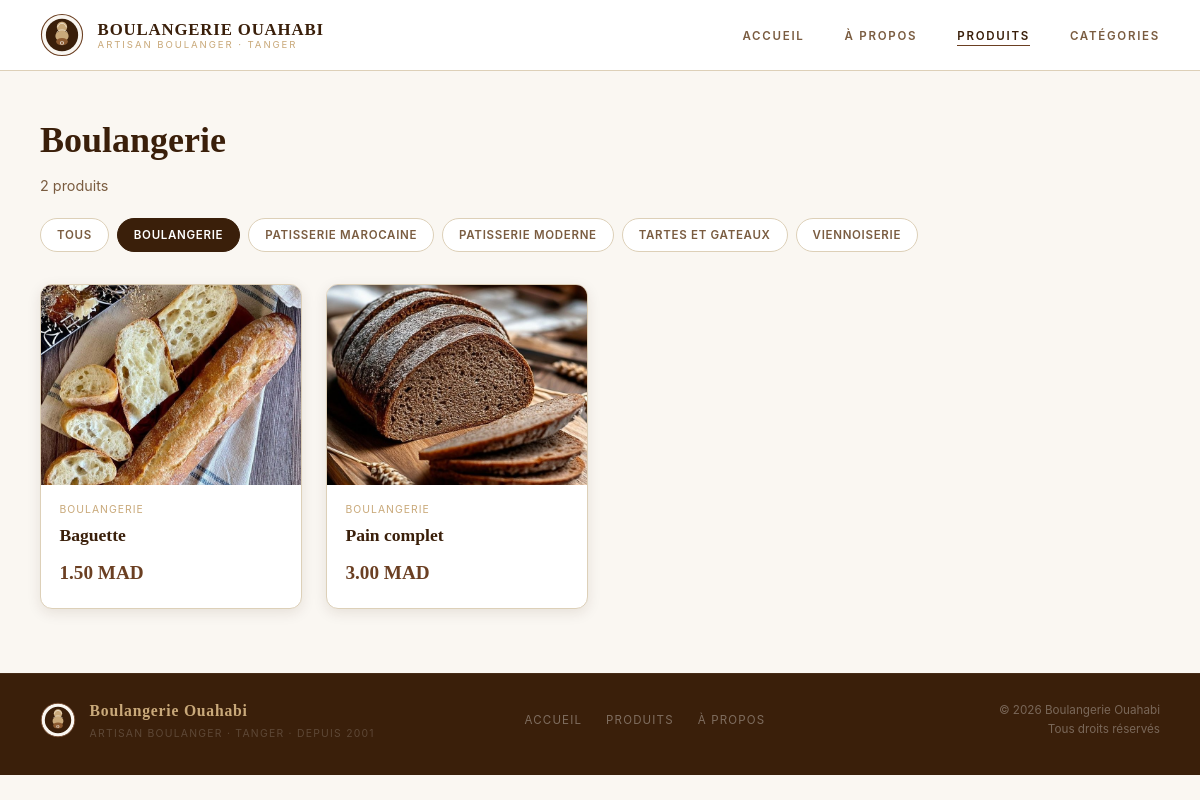
Screenshot of /projet-fil-rouge/projet-fil-rouge/boulangerie/produits.php?categorie=1 with the database file from the repository.
### tables this page shows
CREATE TABLE `categorie` (
  `id` int(11) NOT NULL,
  `nom_categorie` varchar(100) NOT NULL
);

CREATE TABLE `produit` (
  `id` int(11) NOT NULL,
  `nom_produit` varchar(100) NOT NULL,
  `prix` decimal(10,2) NOT NULL,
  `quantite_stock` int(11) NOT NULL,
  `image` varchar(255) DEFAULT NULL,
  `categorie_id` int(11) DEFAULT NULL
);

### projet-fil-rouge/projet-fil-rouge/boulangerie/includes/helpers.php (called while the page is built, shortened)
<?php
function produitImage($image) {
    if (!empty($image) && file_exists(__DIR__ . '/../images/' . $image)) {
        return 'images/' . $image;
    }
    return '';
}

### projet-fil-rouge/projet-fil-rouge/boulangerie/produits.php (the view, shortened to what this page needs)
<?php
require_once 'db.php';
require_once 'includes/helpers.php';
$categorieId = isset($_GET['categorie']) ? (int)$_GET['categorie'] : 0;
$stmtCat = $pdo->query("SELECT * FROM categorie ORDER BY nom_categorie");
$categories = $stmtCat->fetchAll();
if ($categorieId > 0) {
    $stmt = $pdo->prepare("
        SELECT p.*, c.nom_categorie
        FROM produit p LEFT JOIN categorie c ON p.categorie_id = c.id
        WHERE p.categorie_id = ?
        ORDER BY p.nom_produit
    ");
    $stmt->execute([$categorieId]);
} else {
    $stmt = $pdo->query("
        SELECT p.*, c.nom_categorie
        FROM produit p LEFT JOIN categorie c ON p.categorie_id = c.id
        ORDER BY p.nom_produit
    ");
}
$produits = $stmt->fetchAll();
$activeCatNom = 'Tous les produits';
foreach ($categories as $c) {
    if ((int)$c['id'] === $categorieId) { $activeCatNom = $c['nom_categorie']; break; }
}
?>
<!DOCTYPE html>
<html lang="fr">
<head>
  <link rel="stylesheet" href="css/style.css">
</head>
<body>
<?php require 'includes/site-header.php'; ?>
<section class="catalog">
  <div class="container-wide">
    <header class="catalog-top">
      <h1><?= htmlspecialchars($activeCatNom) ?></h1>
      <p><?= count($produits) ?> produit<?= count($produits) > 1 ? 's' : '' ?></p>
      <nav class="catalog-filters">
        <a href="produits.php" class="<?= $categorieId === 0 ? 'active' : '' ?>">Tous</a>
        <?php foreach ($categories as $cat): ?>
          <a href="produits.php?categorie=<?= $cat['id'] ?>"
             class="<?= $categorieId === (int)$cat['id'] ? 'active' : '' ?>">
            <?= htmlspecialchars($cat['nom_categorie']) ?>
          </a>
        <?php endforeach; ?>
      </nav>
    </header>
    <?php if (empty($produits)): ?>
      <div class="catalog-empty">
        <p>🍞</p>
        <h3>Aucun produit trouvé</h3>
        <a href="index.php" class="btn btn-primary">Retour à l'accueil</a>
      </div>
    <?php else: ?>
      <div class="products-grid">
        <?php foreach ($produits as $prod): ?>
          <?php $pimg = produitImage($prod['image']); ?>
          <article class="product-card">
            <?php if ($pimg): ?>
              <img src="<?= htmlspecialchars($pimg) ?>" alt="<?= htmlspecialchars($prod['nom_produit']) ?>" class="product-img">
            <?php else: ?>
              <div class="product-img product-img-empty">🥖</div>
            <?php endif; ?>
            <div class="product-info">
              <p class="product-cat"><?= htmlspecialchars($prod['nom_categorie'] ?? '') ?></p>
              <h3><?= htmlspecialchars($prod['nom_produit']) ?></h3>
              <p class="product-price"><?= number_format($prod['prix'], 2) ?> MAD</p>
            </div>
          </article>
        <?php endforeach; ?>
      </div>
    <?php endif; ?>
  </div>
</section>
<?php require 'includes/site-footer.php'; ?>
</body>
</html>

### projet-fil-rouge/projet-fil-rouge/boulangerie/css/style.css (style rules this page uses)
:root { --cream: #FAF7F2; --beige: #EEE4D4; --beige-warm: #E8D9C0; --tan: #C9A97A; --brown: #6B3F22; --brown-dark: #3A1F0A; --brown-mid: #8C5A30; --rust: #A84B2A; --white: #FFFFFF; --off-white: #FDFAF6; --hero-warm: #F5EDE3; --hero-deep: #EBE0D0; --text: #1C1008; --text-muted: #7A5C40; --border: #DDD0B8; --shadow: rgba(58,31,10,0.10); --font-display: Georgia, 'Times New Roman', serif; --font-body: -apple-system, BlinkMacSystemFont, 'Segoe UI', system-ui, sans-serif; --radius: 6px; --site-max: 1280px; }
*, *::before, *::after { box-sizing: border-box; margin: 0; padding: 0; }
html { scroll-behavior: smooth; }
html { overflow-x: hidden; }
body { font-family: var(--font-body); background: var(--cream); color: var(--text); font-size: 15px; line-height: 1.65; -webkit-font-smoothing: antialiased; overflow-x: hidden; }
img { max-width: 100%; display: block; }
a { color: inherit; text-decoration: none; }
section { padding: 5.5rem 2.5rem; }
.catalog { padding: 2.5rem 0 4rem; background: var(--cream); }
.catalog-top { margin-bottom: 2rem; }
.catalog-top h1 { font-family: var(--font-display); font-size: clamp(1.85rem, 3vw, 2.5rem); color: var(--brown-dark); margin-bottom: 0.25rem; }
.catalog-top > p { color: var(--text-muted); font-size: 0.9rem; }
.catalog-filters { display: flex; flex-wrap: wrap; gap: 0.5rem; margin-top: 1.25rem; }
.catalog-filters a { padding: 0.4rem 1rem; font-size: 0.72rem; font-weight: 600; text-transform: uppercase; letter-spacing: 0.06em; color: var(--text-muted); border: 1px solid var(--border); border-radius: 20px; background: var(--white); text-decoration: none; }
.catalog-filters a:hover, .catalog-filters a.active { background: var(--brown-dark); color: var(--white); border-color: var(--brown-dark); }
.products-grid { display: grid; grid-template-columns: repeat(auto-fill, minmax(240px, 1fr)); gap: 1.5rem; }
.product-card { background: var(--white); border-radius: 12px; overflow: hidden; border: 1px solid var(--border); box-shadow: 0 4px 14px var(--shadow); }
.product-img { width: 100%; height: 200px; object-fit: cover; display: block; background: var(--beige); }
.product-info { padding: 1rem 1.15rem 1.2rem; }
.product-cat { font-size: 0.65rem; text-transform: uppercase; letter-spacing: 0.1em; color: var(--tan); margin-bottom: 0.2rem; }
.product-info h3 { font-family: var(--font-display); font-size: 1.1rem; color: var(--brown-dark); margin-bottom: 0.4rem; }
.product-price { font-family: var(--font-display); font-size: 1.2rem; font-weight: bold; color: var(--brown); }
.container-wide { max-width: 1280px; margin: 0 auto; padding: 0 2.5rem; }

### rows the page displays
categorie: nom_categorie "Boulangerie", nom_categorie "BOULANGERIE"
categorie: nom_categorie "PATISSERIE MAROCAINE"
categorie: nom_categorie "PATISSERIE MODERNE"
categorie: nom_categorie "TARTES ET GATEAUX"
categorie: nom_categorie "VIENNOISERIE"
produit: image (picture), categorie.nom_categorie "BOULANGERIE", nom_produit "Baguette", prix "1.50"
produit: image (picture), categorie.nom_categorie "BOULANGERIE", nom_produit "Pain complet", prix "3.00"

### other values shown
count($produits) "2"
